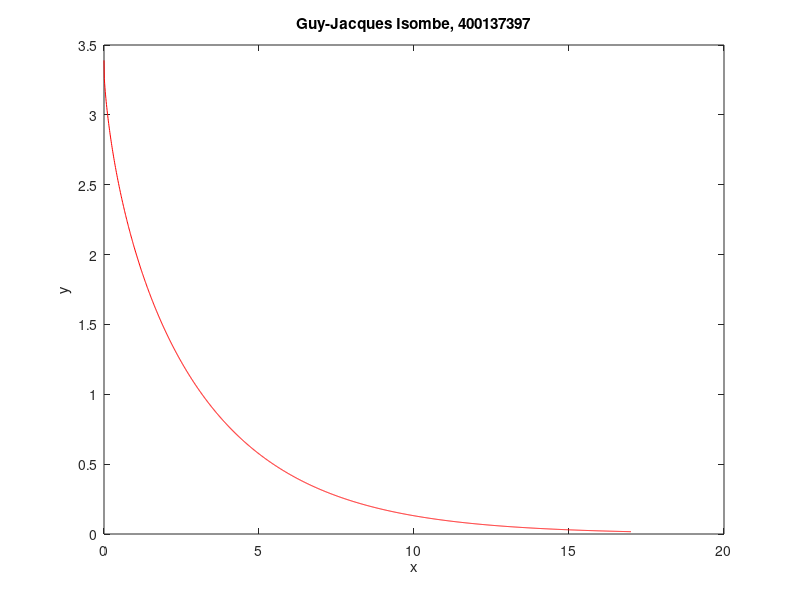

The MATLAB source for this figure:
h = 0.01;

N = round(17/h); %determine the number linearizations to be carried out

x = zeros(1, N+1);
y = zeros(1, N+1);

x(1) = 0;
y(1) = 3.39; 

for n = 1:N % linearization for y1
    x(n+1) = x(n) + h; %update the next x
    y(n+1) = y(n) + h*(-y(n)/sqrt(3.4^2-(y(n))^2)); %linearization
end

plot(x,y,'r'); % plotting
title('Guy-Jacques Isombe, 400137397'); % figure's title
xlabel('x'); ylabel('y'); % and axis labels